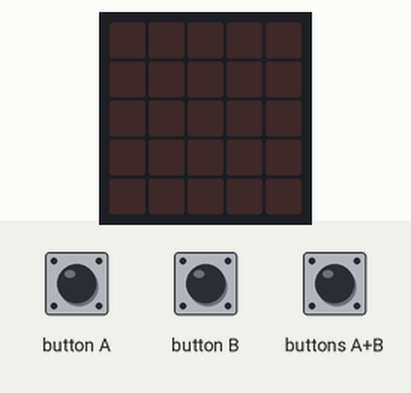
Bench run of a program on a simulated Calliope mini (MakeCode). Parts: the board's 5×5 LED display. The test bench sets the inputs (shaded band). Random numbers come from a fixed seed.

Above: at 1.2 s.
1.3 s: buttons A+B pressed for 0.15 s
At 1.65 s:
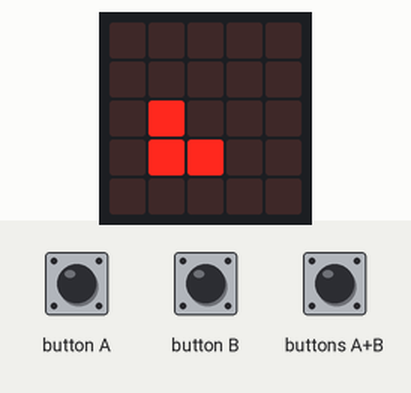
At 2.05 s:
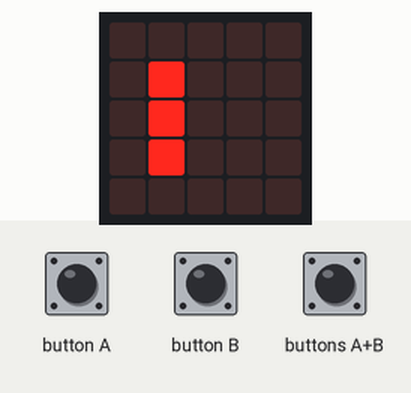
Timing chart, 0 to 4.3 s (numbered marks = the images above; inputs shaded):
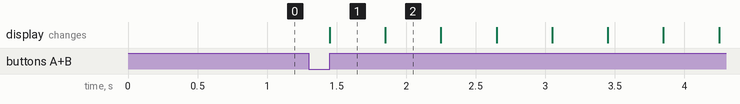

Measured:
- after the input at 1.3 s, the display: changes after 0.15 s (image 1)
- what the display in image 1 shows lasts 0.4 s, from 1.5 s to 1.9 s

The program:

main.ts
```typescript
input.onButtonPressed(Button.A, function () {
    if (!(spielAktiv)) {
        basic.showString("Hello World")
    }
})
input.onButtonPressed(Button.AB, function () {
    spielAktiv = true
    starteSpiel()
    music.startMelody(music.builtInMelody(Melodies.PowerUp), MelodyOptions.Once)
})
input.onButtonPressed(Button.B, function () {
    if (!(spielAktiv)) {
        basic.showString("Goodbye World")
    }
})
function starteSpiel () {
    for (let index = 0; index < 7; index++) {
        basic.showLeds(`
            . . . . .
            . . . . .
            . # . . .
            . # # . .
            . . . . .
            `)
        basic.showLeds(`
            . . . . .
            . # . . .
            . # . . .
            . # . . .
            . . . . .
            `)
        basic.showLeds(`
            . . . . .
            . # # . .
            . # . . .
            . . . . .
            . . . . .
            `)
        basic.showLeds(`
            . . . . .
            . # # # .
            . . . . .
            . . . . .
            . . . . .
            `)
        basic.showLeds(`
            . . . . .
            . . # # .
            . . . # .
            . . . . .
            . . . . .
            `)
        basic.showLeds(`
            . . . . .
            . . . # .
            . . . # .
            . . . # .
            . . . . .
            `)
        basic.showLeds(`
            . . . . .
            . . . . .
            . . . # .
            . . # # .
            . . . . .
            `)
        basic.showLeds(`
            . . . . .
            . . . . .
            . . . . .
            . # # # .
            . . . . .
            `)
    }
    basic.showLeds(`
        . . . . .
        . . . . .
        . # . . .
        . # # . .
        . . . . .
        `)
    basic.showLeds(`
        . . . . .
        . # . . .
        . # . . .
        . # # . .
        . . . . .
        `)
    basic.showLeds(`
        . . . . .
        . # # . .
        . # . . .
        . # # . .
        . . . . .
        `)
    basic.showLeds(`
        . . . . .
        . # # # .
        . # . . .
        . # # . .
        . . . . .
        `)
    basic.showLeds(`
        . . . . .
        . # # # .
        . # . # .
        . # # . .
        . . . . .
        `)
    basic.showLeds(`
        . . . . .
        . # # # .
        . # . # .
        . # # # .
        . . . . .
        `)
    basic.showLeds(`
        . . . . .
        . . . . .
        . . # . .
        . . . . .
        . . . . .
        `)
    for (let index = 0; index < 5; index++) {
        basic.showLeds(`
            . . . . .
            . . . . .
            . . . . .
            . . . . .
            . . . . .
            `)
        basic.showLeds(`
            # # # # #
            # # # # #
            # # # # #
            # # # # #
            # # # # #
            `)
        basic.showLeds(`
            . . . . .
            . . . . .
            . . . . .
            . . . . .
            . . . . .
            `)
        basic.showLeds(`
            # # # # #
            # # # # #
            # # # # #
            # # # # #
            # # # # #
            `)
    }
    korb = game.createSprite(2, 4)
    game.setLife(3)
    game.setScore(0)
    Ball = game.createSprite(randint(0, 4), 0)
    basic.forever(function () {
        if (spielAktiv) {
            Ball.change(LedSpriteProperty.Y, 1)
            basic.pause(200)
            if (Ball.get(LedSpriteProperty.Y) == 4) {
                if (korb.isTouching(Ball)) {
                    game.removeLife(1)
                } else {
                    game.addScore(1)
                }
                Ball.set(LedSpriteProperty.X, randint(0, 4))
                Ball.set(LedSpriteProperty.Y, 0)
            }
        }
    })
}
let korb: game.LedSprite = null
let Ball: game.LedSprite = null
let spielAktiv = false
```

test.ts
```typescript
// Hier kann man Tests durchführen; diese Datei wird nicht kompiliert, wenn dieses Paket als Erweiterung verwendet wird.
```
